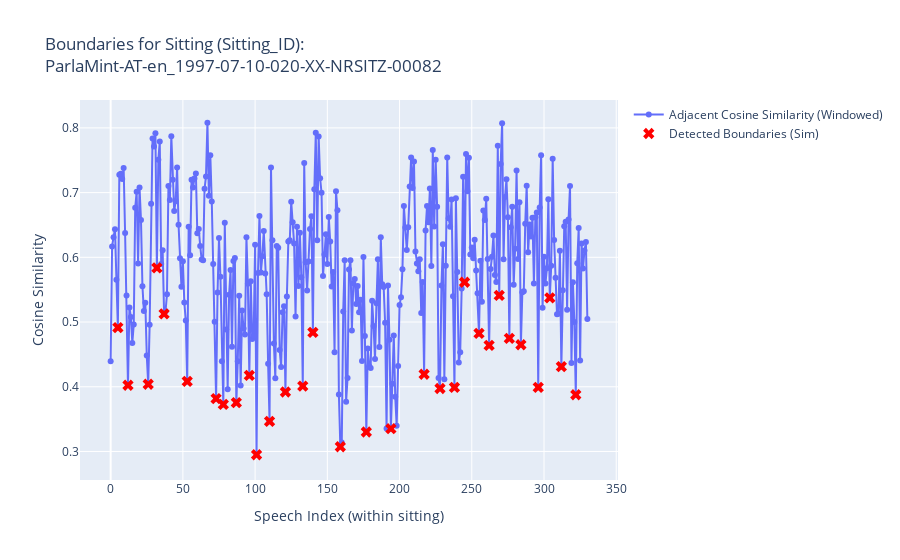

Notebook code for this chart:
### Markdown cell above
Sample 1 sitting

### Code cell
sample_sitting_identifier = AT_preprocessed_df['Sitting_ID'][11223]
sample_group = AT_preprocessed_df[AT_preprocessed_df['Sitting_ID'] == sample_sitting_identifier]
print(f"Number of utterances in this example sitting: {len(sample_group)}")

sample_embeddings = sample_group['Embeddings'].tolist()

sample_similarities = calculate_windowed_similarity(sample_embeddings, similarity_window_size) 

sample_boundaries = find_boundaries(sample_similarities, 
                                   height_threshold=height_val, 
                                   prominence_threshold=prominence_val, 
                                   distance_threshold=distance_val) 
print(f"Plotting {len(sample_similarities)} similarity scores for this example sitting.")
fig = go.Figure()
fig.add_trace(go.Scatter(y=sample_similarities, mode='lines+markers', name='Adjacent Cosine Similarity (Windowed)'))
valid_boundaries = sample_boundaries 
    
fig.add_trace(go.Scatter(x=valid_boundaries, y=sample_similarities[valid_boundaries], 
                                        mode='markers', marker=dict(color='red', size=10, symbol='x'), name='Detected Boundaries (Sim)'))
fig.update_layout(title=f'Boundaries for Sitting (Sitting_ID):<br>{sample_sitting_identifier}',
                              xaxis_title='Speech Index (within sitting)',
                              yaxis_title='Cosine Similarity')

### Figure 1 — Plotly figure (JSON) as saved in the notebook; plotly's stock layout.template omitted (floating-point values rounded to 4 significant figures; data arrays with more than 128 entries replaced by an {"elided": "..."} marker saying what was removed)
{"data": [{"mode": "lines+markers", "name": "Adjacent Cosine Similarity (Windowed)", "type": "scatter", "y": {"elided": "331 float values"}}, {"marker": {"color": "red", "size": 10, "symbol": "x"}, "mode": "markers", "name": "Detected Boundaries (Sim)", "type": "scatter", "x": [5, 12, 26, 32, 37, 53, 73, 78, 87, 96, 101, 110, 121, 133, 140, 159, 177, 194, 217, 228, 238, 245, 255, 262, 269, 276, 284, 296, 304, 312, 322], "y": [0.4914, 0.4023, 0.4039, 0.5836, 0.5125, 0.4083, 0.3817, 0.3727, 0.3755, 0.4175, 0.2949, 0.3465, 0.3919, 0.401, 0.4839, 0.3073, 0.33, 0.3352, 0.4193, 0.3973, 0.399, 0.5614, 0.4825, 0.464, 0.5412, 0.4748, 0.4649, 0.399, 0.5374, 0.4311, 0.3876]}], "layout": {"title": {"text": "Boundaries for Sitting (Sitting_ID):<br>ParlaMint-AT-en_1997-07-10-020-XX-NRSITZ-00082"}, "xaxis": {"title": {"text": "Speech Index (within sitting)"}}, "yaxis": {"title": {"text": "Cosine Similarity"}}}}
